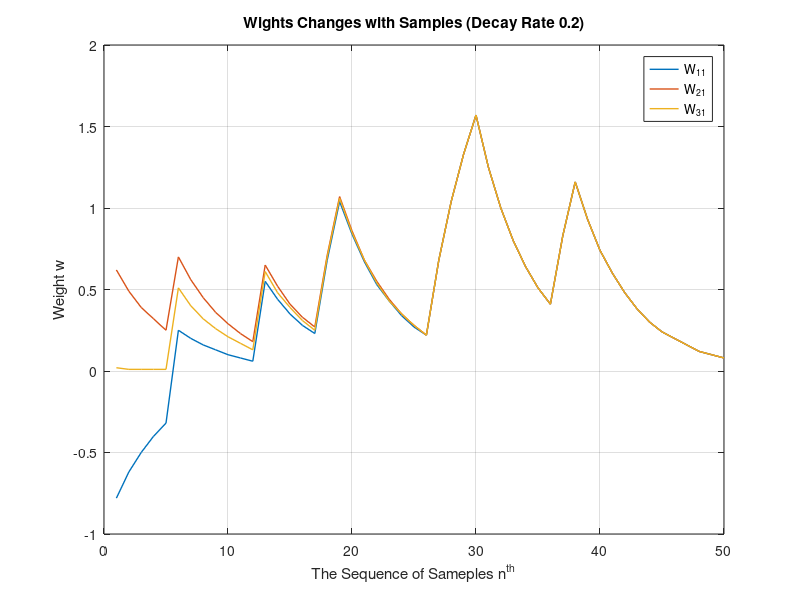

The MATLAB script that drew this image:
%% Draw changes in weights between each sample 

data = importdata('realData(2,2,1)2.mat');
num = size(data, 1);

h = figure;

for i = 1:3
figure(h), 
plot(1:50, data(1:50, i)', 'LineWidth', 1);
grid on, hold on, 
end

figure(h), 
xlabel('The Sequence of Sameples n^{th}');
ylabel('Weight w');
title('Wights Changes with Samples (Decay Rate 0.2)');
legend('W_{11}', 'W_{21}', 'W_{31}');